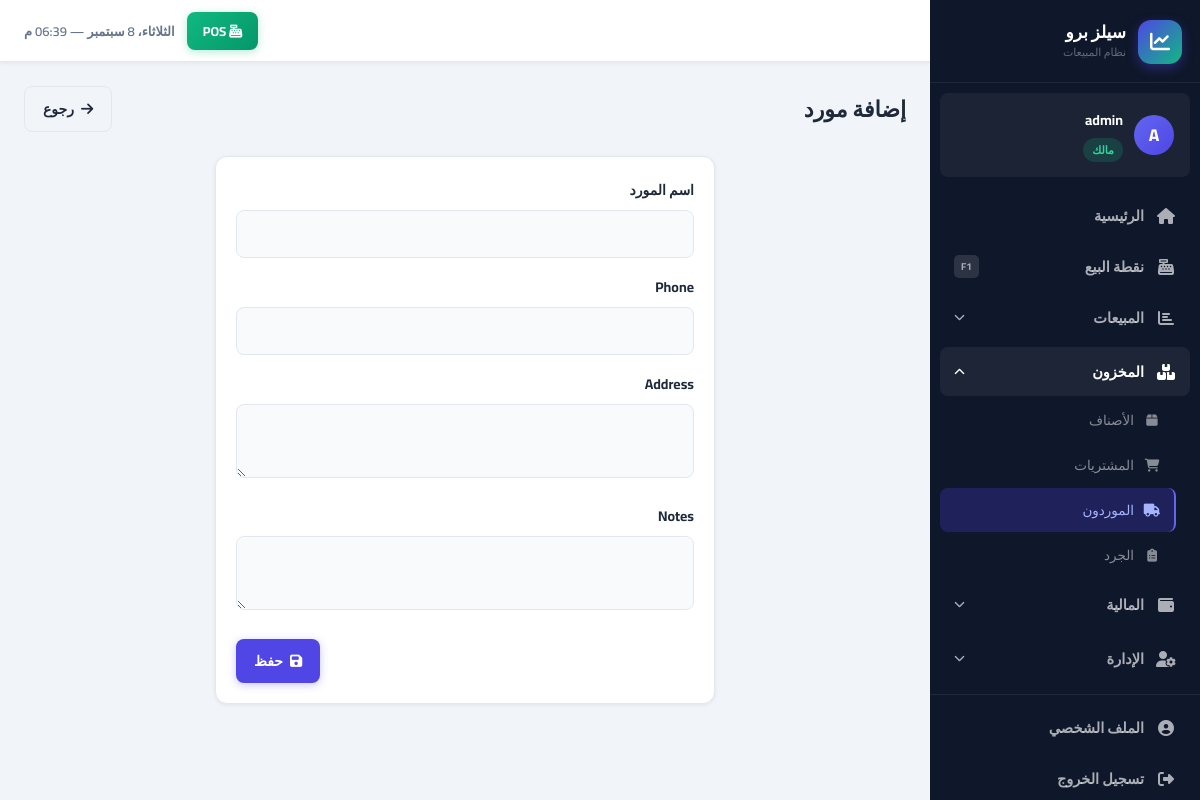
Page /inventory/suppliers/create/ (signed in) on the committed database.
### accounts/models.py (models this page shows, shortened)
class User(AbstractUser):
    role = models.ForeignKey(
        Role, on_delete=models.PROTECT, null=True, blank=True,
        related_name='users', verbose_name='الدور الوظيفي',
        help_text='فارغ لصاحب الحساب الرئيسي فقط'
    )
    parent = models.ForeignKey(
        'self', on_delete=models.CASCADE, null=True, blank=True,
        related_name='employees', verbose_name='المالك الرئيسي'
    )
    phone = models.CharField(max_length=20, blank=True, verbose_name='الهاتف')
    is_active = models.BooleanField(default=True, verbose_name='نشط')
    created_at = models.DateTimeField(auto_now_add=True)
    class Meta:
        verbose_name = 'مستخدم'
        verbose_name_plural = 'المستخدمون'
    def get_owner(self):
        if self.is_owner_account:
            return self
        return self.parent.get_owner()
    @property
    def is_owner_account(self):
        return self.parent_id is None
    def can_manage_users(self):
        return self.is_owner_account or self.has_perm_flag('can_manage_users')
    def has_perm_flag(self, code):
        if self.is_owner_account:
            return True
        if not self.role_id:
            return False
        return getattr(self.role, code, False)
    @property
    def role_label(self):
        if self.is_owner_account:
            return 'مالك'
        return self.role.name if self.role_id else '—'
    @property
    def role_slug(self):
        if self.is_owner_account:
            return 'owner'
        if not self.role_id:
            return 'custom'
        mapping = {'مدير': 'manager', 'كاشير': 'cashier', 'مشاهد': 'viewer'}
        return mapping.get(self.role.name, 'custom')

### inventory/views.py (the view)
# urls.py: path('suppliers/create/', views.supplier_create, name='supplier_create'),
@login_required
def supplier_create(request):
    if not request.user.has_perm_flag('can_manage_purchases'):
        messages.error(request, 'ليس لديك صلاحية إدارة الموردين')
        return redirect('supplier_list')
    form = SupplierForm(request.POST or None)
    if form.is_valid():
        supplier = form.save(commit=False)
        supplier.owner = request.user.get_owner()
        supplier.save()
        messages.success(request, 'تم إضافة المورد')
        return redirect('supplier_list')
    return render(request, 'inventory/supplier_form.html', {'form': form, 'title': 'إضافة مورد'})

### inventory/forms.py
class SupplierForm(forms.ModelForm):
    class Meta:
        model = Supplier
        fields = ['name', 'phone', 'address', 'notes']
        widgets = {
            'name': forms.TextInput(attrs={'class': 'form-control'}),
            'phone': forms.TextInput(attrs={'class': 'form-control'}),
            'address': forms.Textarea(attrs={'class': 'form-control', 'rows': 2}),
            'notes': forms.Textarea(attrs={'class': 'form-control', 'rows': 2}),
        }

### core/context_processors.py (called while the page is built)
def global_context(request):
    context = {}
    if request.user.is_authenticated:
        owner = request.user.get_owner()
        low_stock_count = Product.objects.filter(
            owner=owner,
            current_stock__lte=F('min_stock')
        ).count()
        context['low_stock_count'] = low_stock_count
        context['current_user'] = request.user
    return context

### templates/inventory/supplier_form.html (shortened to what this page needs)
{% extends 'base/base.html' %}
{% block content %}
<div class="page-header"><div><h1 class="page-title">{{ title }}</h1></div>
<div class="page-actions"><a href="/inventory/suppliers/" class="btn btn-outline"><i class="fas fa-arrow-right"></i> رجوع</a></div></div>
<div class="card" style="max-width:500px;margin:0 auto;"><div class="card-body"><form method="post">{% csrf_token %}
{% for field in form %}<div class="form-group"><label class="form-label">{{ field.label }}</label>{{ field }}</div>{% endfor %}
<div style="display:flex;gap:8px;justify-content:flex-end;margin-top:20px;">
<button type="submit" class="btn btn-primary"><i class="fas fa-save"></i> حفظ</button></div></form></div></div>
{% endblock %}

### templates/base/base.html (shortened to what this page needs)
<!DOCTYPE html>
<html lang="ar" dir="rtl">
<head>
    <link rel="stylesheet" href="https://cdnjs.cloudflare.com/ajax/libs/font-awesome/6.5.0/css/all.min.css">
    <link rel="stylesheet" href="/static/css/main.css">
</head>
<body>
{% if user.is_authenticated %}
<aside class="sidebar" id="sidebar">
    <div class="sb-brand">
        <div class="sb-logo"><i class="fas fa-chart-line"></i></div>
        <div>
            <div class="sb-name">سيلز برو</div>
            <div class="sb-sub">نظام المبيعات</div>
        </div>
    </div>
    <div class="sb-user">
        <div class="sb-avatar">{{ user.first_name.0|default:user.username.0|upper }}</div>
        <div class="sb-user-info">
            <span class="sb-user-name">{{ user.get_full_name|default:user.username }}</span>
            <span class="sb-role role-{{ user.role_slug }}">{{ user.role_label }}</span>
        </div>
    </div>
    <nav class="sb-nav">
        <a href="/dashboard/" class="sb-link {% if request.path == '/dashboard/' %}active{% endif %}">
            <span class="sb-icon"><i class="fas fa-home"></i></span>
            <span>الرئيسية</span>
        </a>
        <a href="/pos/" class="sb-link sb-pos {% if '/pos/' in request.path %}active{% endif %}">
            <span class="sb-icon"><i class="fas fa-cash-register"></i></span>
            <span>نقطة البيع</span>
            <span class="sb-key">F1</span>
        </a>
        <div class="sb-group">
            <button class="sb-group-btn {% if '/sales/' in request.path or '/customers/' in request.path %}open{% endif %}"
                    onclick="toggleGroup(this)">
                <span class="sb-icon"><i class="fas fa-chart-bar"></i></span>
                <span>المبيعات</span>
                <i class="fas fa-chevron-down sb-arrow"></i>
            </button>
        </div>
        <div class="sb-group">
            <button class="sb-group-btn {% if '/inventory/' in request.path %}open{% endif %}"
                    onclick="toggleGroup(this)">
                <span class="sb-icon"><i class="fas fa-boxes"></i></span>
                <span>المخزون</span>
                <i class="fas fa-chevron-down sb-arrow"></i>
            </button>
            <div class="sb-group-items {% if '/inventory/' in request.path %}show{% endif %}">
                <a href="/inventory/" class="sb-sub-link {% if '/inventory/' in request.path and 'purchase' not in request.path and 'supplier' not in request.path and 'report' not in request.path %}active{% endif %}">
                    <i class="fas fa-box"></i> الأصناف
                </a>
                <a href="/inventory/purchases/" class="sb-sub-link {% if 'purchases' in request.path %}active{% endif %}">
                    <i class="fas fa-shopping-cart"></i> المشتريات
                </a>
                <a href="/inventory/suppliers/" class="sb-sub-link {% if 'suppliers' in request.path %}active{% endif %}">
                    <i class="fas fa-truck"></i> الموردون
                </a>
                <a href="/inventory/report/" class="sb-sub-link {% if 'inventory/report' in request.path %}active{% endif %}">
                    <i class="fas fa-clipboard-list"></i> الجرد
                </a>
            </div>
        </div>
        <div class="sb-group">
            <button class="sb-group-btn {% if '/expenses/' in request.path or '/reports/' in request.path %}open{% endif %}"
                    onclick="toggleGroup(this)">
                <span class="sb-icon"><i class="fas fa-wallet"></i></span>
                <span>المالية</span>
                <i class="fas fa-chevron-down sb-arrow"></i>
            </button>
        </div>
        {% if user.can_manage_users %}
        <div class="sb-group">
            <button class="sb-group-btn {% if '/accounts/users' in request.path or '/accounts/roles' in request.path %}open{% endif %}"
                    onclick="toggleGroup(this)">
                <span class="sb-icon"><i class="fas fa-user-cog"></i></span>
                <span>الإدارة</span>
                <i class="fas fa-chevron-down sb-arrow"></i>
            </button>
        </div>
        {% endif %}
    </nav>
    <div class="sb-footer">
        <a href="/accounts/profile/" class="sb-link {% if '/accounts/profile/' in request.path %}active{% endif %}">
            <span class="sb-icon"><i class="fas fa-user-circle"></i></span>
            <span>الملف الشخصي</span>
        </a>
        <a href="/accounts/logout/" class="sb-link sb-logout">
            <span class="sb-icon"><i class="fas fa-sign-out-alt"></i></span>
            <span>تسجيل الخروج</span>
        </a>
    </div>
</aside>
<div class="main-wrapper">
    <header class="topbar">
        <div class="topbar-end">
            <a href="/pos/" class="topbar-pos"><i class="fas fa-cash-register"></i> POS</a>
            <div class="topbar-clock" id="topbarClock"></div>
        </div>
    </header>
    <main class="page-content">
        {% block content %}{% endblock %}
    </main>
</div>
{% else %}
{% block auth_content %}{% endblock %}
{% endif %}
</body>
</html>

### rows in the picture
User: first_name.0 "A", get_full_name "admin", role_label "مالك"

### other values in the picture
{{ title }} "إضافة مورد"
{{ field.label }} "اسم المورد" "Phone" "Address" "Notes"
